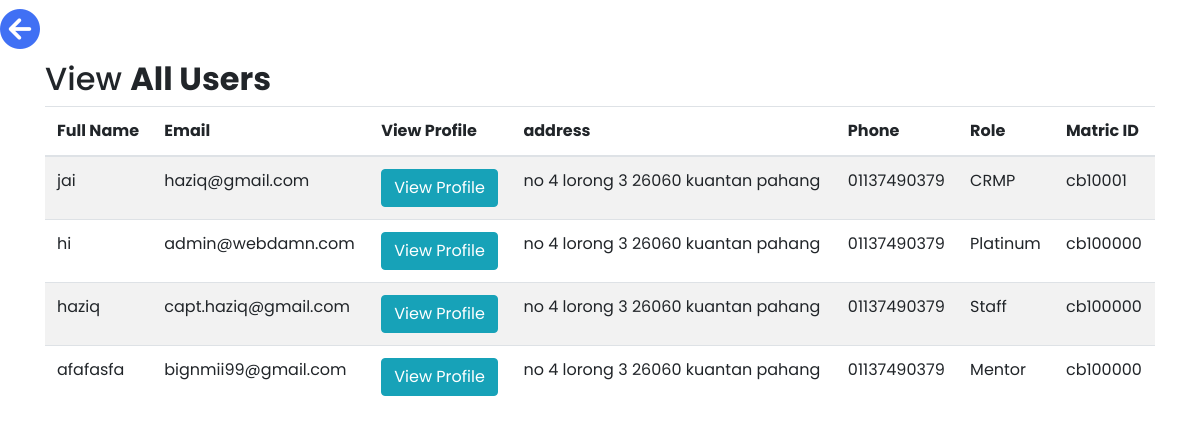
Page /viewAllUser.php on the committed database.
### tables this page shows
CREATE TABLE `users` (
  `id` int(11) NOT NULL,
  `name` varchar(128) NOT NULL,
  `email` varchar(255) NOT NULL,
  `phone` varchar(30) NOT NULL,
  `role` varchar(30) NOT NULL,
  `matric` varchar(30) NOT NULL,
  `address` varchar(255) NOT NULL,
  `password` varchar(255) NOT NULL
);

### viewAllUser.php (the view, shortened to what this page needs)
<!DOCTYPE html>
<html lang="en">
<head>
<link rel="stylesheet" href="https://stackpath.bootstrapcdn.com/bootstrap/4.5.0/css/bootstrap.min.css">
<link rel="stylesheet" href="https://maxcdn.bootstrapcdn.com/font-awesome/4.7.0/css/font-awesome.min.css">
<link rel="stylesheet" href="https://cdnjs.cloudflare.com/ajax/libs/font-awesome/6.2.1/css/all.min.css" />
<link rel="stylesheet" href="style.css">
</head>
<body>
<div class="crud">
	<a href="login.php" style=" font-size: 40px; color:black; text-decoration:none;"><i class="fa fa-arrow-circle-left" aria-hidden="true" style="color:#4070f4"></i></a>
</div>
<div class="container-xl">
	<div class="table-responsive">
		<div class="table-wrapper">
			<div class="table-title">
				<div class="row">
					<div class="col-sm-6">
						<h2>View <b>All Users</b></h2>
					</div>
				</div>
			</div>
			<table class="table table-striped table-hover">
				<thead>
					<tr>
						<th>Full Name</th>
						<th>Email</th>
						<th>View Profile</th>
            <th>address</th>
						<th>Phone</th>
						<th>Role</th>
						<th>Matric ID</th>
					</tr>
				</thead>
				<tbody>
				<?php
				include 'database.php';
				$query = 'SELECT * FROM users';
				$mysqliquery = mysqli_query($conn, $query);
				while ($result = mysqli_fetch_assoc($mysqliquery)) {
					?>
					<tr>
						<td><?php echo $result['name']; ?></td>
						<td><?php echo $result['email']; ?></td>
						<td><a href="viewAllUserProfile.php?id=<?php echo $result['id']; ?>" class="btn btn-info">View Profile</a></td>
            <td><?php echo $result['address']; ?></td>
						<td><?php echo $result['phone']; ?></td>
						<td><?php echo $result['role']; ?></td>
						<td><?php echo $result['matric']; ?></td>
					</tr>
					<?php
				}
				?>
				</tbody>
			</table>
		</div>
	</div>
</div>
</body>
</html>

### style.css (style rules this page uses)
* { margin: 0; padding: 0; box-sizing: border-box; font-family: "Poppins", sans-serif; }

### rows in the picture
users: name "jai", email "haziq@gmail.com", address "no 4 lorong 3 26060 kuantan pahang", phone "01137490379", role "CRMP", matric "cb10001"
users: name "hi", email "admin@webdamn.com", address "no 4 lorong 3 26060 kuantan pahang", phone "01137490379", role "Platinum", matric "cb100000"
users: name "haziq", email "capt.haziq@gmail.com", address "no 4 lorong 3 26060 kuantan pahang", phone "01137490379", role "Staff", matric "cb100000"
users: name "afafasfa", email "bignmii99@gmail.com", address "no 4 lorong 3 26060 kuantan pahang", phone "01137490379", role "Mentor", matric "cb100000"
